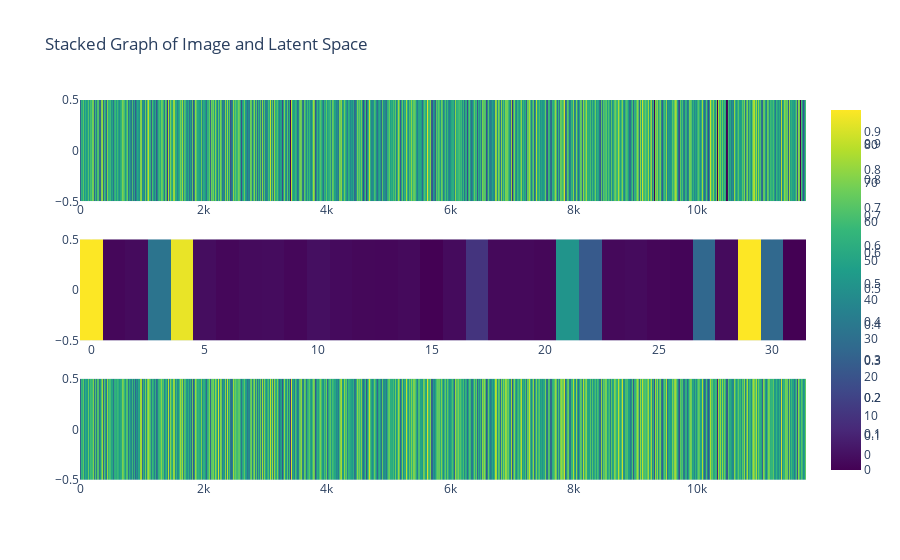

Write notebook code for a chart like this one.
### Markdown cell above
### some diagnosis

### Code cell
importlib.reload(visualisation) # to allow modification of the script without restarting the whole session
visualisation.plot_single_obs_processing(x_train, autoencoder)

### Figure 1 — Plotly figure (JSON) as saved in the notebook; plotly's stock layout.template omitted (floating-point values rounded to 4 significant figures; data arrays with more than 128 entries replaced by an {"elided": "..."} marker saying what was removed)
{"data": [{"colorscale": [[0, "#440154"], [0.1111, "#482878"], [0.2222, "#3e4989"], [0.3333, "#31688e"], [0.4444, "#26828e"], [0.5556, "#1f9e89"], [0.6667, "#35b779"], [0.7778, "#6ece58"], [0.8889, "#b5de2b"], [1, "#fde725"]], "type": "heatmap", "xaxis": "x", "yaxis": "y", "z": {"elided": "1x11764 float values"}}, {"colorscale": [[0, "#440154"], [0.1111, "#482878"], [0.2222, "#3e4989"], [0.3333, "#31688e"], [0.4444, "#26828e"], [0.5556, "#1f9e89"], [0.6667, "#35b779"], [0.7778, "#6ece58"], [0.8889, "#b5de2b"], [1, "#fde725"]], "type": "heatmap", "xaxis": "x2", "yaxis": "y2", "z": [[88.69, -2.318, -1.379, 31.58, 85.95, -0.7752, -2.254, -1.299, -1.0, -2.312, -0.3509, -1.443, -2.137, -2.262, -1.572, -3.84, -1.263, 10.02, -1.886, -1.894, -2.447, 43.97, 22.48, -1.958, -1.395, -2.515, -2.773, 27.13, -1.238, 88.86, 27.32, -3.948]]}, {"colorscale": [[0, "#440154"], [0.1111, "#482878"], [0.2222, "#3e4989"], [0.3333, "#31688e"], [0.4444, "#26828e"], [0.5556, "#1f9e89"], [0.6667, "#35b779"], [0.7778, "#6ece58"], [0.8889, "#b5de2b"], [1, "#fde725"]], "type": "heatmap", "xaxis": "x3", "yaxis": "y3", "z": {"elided": "1x11764 float values"}}], "layout": {"showlegend": false, "title": {"text": "Stacked Graph of Image and Latent Space"}, "xaxis": {"anchor": "y", "domain": [0, 1]}, "xaxis2": {"anchor": "y2", "domain": [0, 1]}, "xaxis3": {"anchor": "y3", "domain": [0, 1]}, "yaxis": {"anchor": "x", "domain": [0.7333, 1]}, "yaxis2": {"anchor": "x2", "domain": [0.3667, 0.6333]}, "yaxis3": {"anchor": "x3", "domain": [0, 0.2667]}}}
